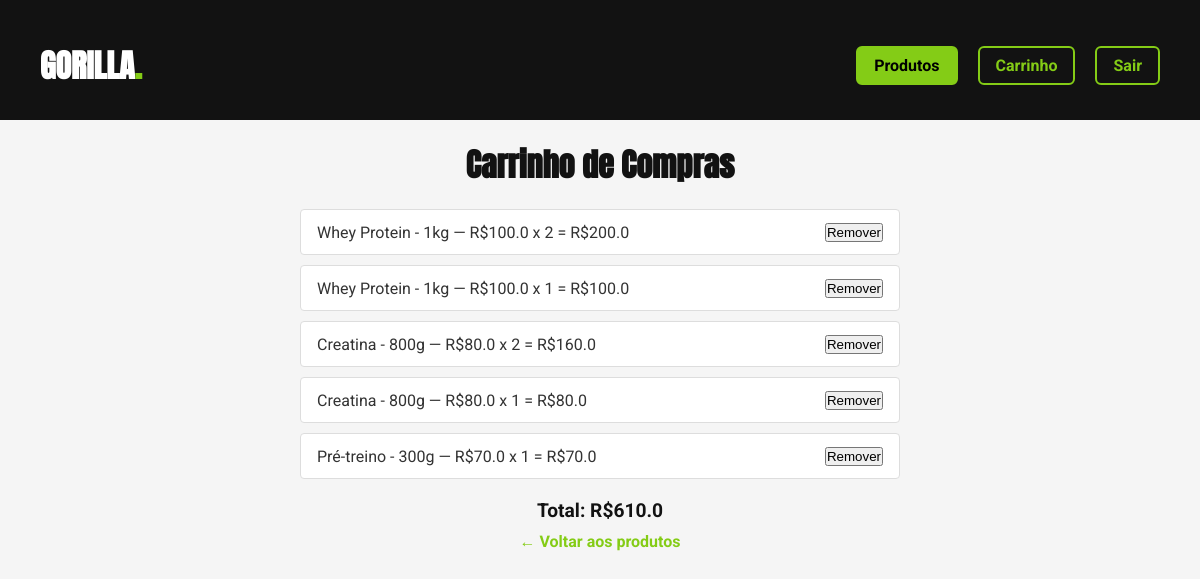
Before: /carrinho (signed in) with the older database file.
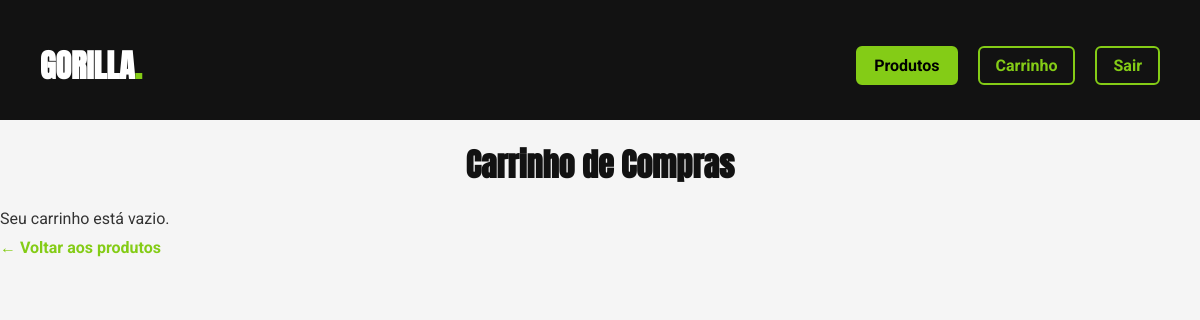
After: the same page with the newer database file.
### tables this page shows
CREATE TABLE carrinho (
    car_id INTEGER PRIMARY KEY AUTOINCREMENT,
    user_id INTEGER,
    prod_id INTEGER, quantidade INTEGER DEFAULT 1,
    FOREIGN KEY (user_id) REFERENCES usuarios(id)
        ON DELETE CASCADE
        ON UPDATE CASCADE,
    FOREIGN KEY (prod_id) REFERENCES produtos (prod_id)
        ON DELETE CASCADE
        ON UPDATE CASCADE
);

CREATE TABLE produtos (
    prod_id INTEGER PRIMARY KEY AUTOINCREMENT,
    prod_nome VARCHAR(255) NOT NULL,
    prod_valor FLOAT NOT NULL
);

### app.py (the view)
@app.route('/carrinho')
def carrinho():
    db = conectar()
    cursor = db.execute('''
        SELECT p.prod_id, p.prod_nome, p.prod_valor, c.quantidade
        FROM carrinho AS c
        INNER JOIN produtos AS p
        ON c.prod_id = p.prod_id
        WHERE c.user_id = ?
    ''', (current_user.id,))
    resultado = cursor.fetchall()
    carrinho_produtos = []  # Lista para armazenar os detalhes do produto
    if resultado:
        for produto in resultado:
            carrinho_produtos.append({
                'id': produto[0],
                'nome': produto[1],
                'preco': produto[2],
                'quantidade': produto[3],
                'subtotal': produto[2] * produto[3]  # Calcula o subtotal
            })
    total = sum(produto['preco'] * produto['quantidade'] for produto in carrinho_produtos)
    return render_template('carrinho.html', carrinho=carrinho_produtos, total=total)

### app.py (called while the page is built)
def conectar():
    return sqlite3.connect(database)

@login_manager.user_loader
def load_user(user_id):
    db = conectar()
    cursor = db.execute('SELECT id, nome, senha FROM usuarios WHERE id = ?', (user_id, ))  # Busca usuário no banco pelo ID
    dados = cursor.fetchone()
    db.close()
    if dados:
        return Usuario(dados[0], dados[1], dados[2])  # Cria objeto usuário para sessão
    return None  # Retorna None se usuário não encontrado

### templates/carrinho.html (shortened to what this page needs)
{%extends 'base.html'%}
{% block conteudo%}
  <link rel="stylesheet" href="{{ url_for('static', filename='css/carrinho.css') }}">
<body>
  <h1>Carrinho de Compras</h1>
  {% if carrinho %}
    <ul>
      {% for item in carrinho %}
        <li>
          {{ item.nome }} — R${{ item.preco }} x {{ item.quantidade }} = R${{ item.subtotal }}
          <form action="{{ url_for('remover') }}" method="post">
            <button type="submit">Remover</button>
          </form>
        </li>
      {% endfor %}
    </ul>
    <div class="capro">
      <p><strong>Total: R${{ total }}</strong></p>
      {% else %}
        <p>Seu carrinho está vazio.</p>
      {% endif %}
      <p><a href="{{ url_for('produto') }}">← Voltar aos produtos</a></p>
  </div>
</body>
</html>
{%endblock%}

### templates/base.html (shortened to what this page needs)
<!DOCTYPE html>
<html lang="pt-br">
<head>
    <link rel="stylesheet" href="{{ url_for('static', filename='css/base.css') }}">
</head>
<body>
    {% include 'partials/navbar.html' %}
    <main>
        {% block conteudo %}{% endblock %}
</body>
</html>

### templates/partials/navbar.html (shortened to what this page needs)
<!DOCTYPE html>
<html lang="pt-br">
<head>
    <link rel="stylesheet" href="{{ url_for('static', filename='css/base.css') }}">
</head>
<body>
    <header>
        <div class="logo">
            <a href="{{ url_for('index') }}">GORILLA<span>.</span></a>
        </div>
        <nav class="navbar">
        <nav class="navbar">
        {% set pagina_atual = request.endpoint %}
        {% if current_user.is_authenticated %}
            {% if pagina_atual != 'index' %}
            <a href="{{ url_for('produto') }}" id="produto">Produtos</a>
            <a href="{{ url_for('carrinho') }}">Carrinho</a>
            {% endif %}
            <a href="{{ url_for('logout') }}">Sair</a>
        {% else %}
            <a href="{{ url_for('login') }}">Login</a>
            <a href="{{ url_for('cadastro') }}">Cadastro</a>
        {% endif %}
</nav>
</nav>
    </header>
</body>
</html>

### static/css/base.css (style rules this page uses)
* { box-sizing: border-box; padding: 0; margin: 0; }
body { height: 100vh; font-family: 'Roboto', sans-serif; }
header { height: 120px; display: flex; justify-content: space-between; align-items: center; padding: 20px 40px; background-color: #121212; }
.logo a { font-family: 'Anton', sans-serif; text-decoration: none; font-size: 2rem; color: white; }
.logo span { color: #84cc16; }
.navbar { display: flex; gap: 20px; }
.navbar a { color: #84cc16; text-decoration: none; font-weight: bold; border: 2px solid #84cc16; padding: 8px 16px; border-radius: 6px; }
#produto, .navbar a:hover { background-color: #84cc16; color: black; }

### static/css/carrinho.css (style rules this page uses)
* { box-sizing: border-box; margin: 0; padding: 0; }
body { font-family: 'Roboto', sans-serif; background-color: #f5f5f5; color: #333; }
h1 { margin-top: 20px; font-family: 'Anton', sans-serif; font-size: 2rem; text-align: center; margin-bottom: 20px; color: #121212; }
a { display: inline-block; color: #84cc16; text-decoration: none; font-weight: bold; margin-top: 10px; }

Changed rows visible on the page:
removed carrinho: nome "Whey Protein - 1kg", preco "100.0", quantidade "2", subtotal "200.0"
removed carrinho: nome "Whey Protein - 1kg", preco "100.0", quantidade "1", subtotal "100.0"
removed carrinho: nome "Creatina - 800g", preco "80.0", quantidade "2", subtotal "160.0"
removed carrinho: nome "Creatina - 800g", preco "80.0", quantidade "1", subtotal "80.0"
removed carrinho: nome "Pré-treino - 300g", preco "70.0", quantidade "1", subtotal "70.0"
Other visible differences:
{{ total }}: "610.0" → (not shown)
text no longer shown: "Total: R$"
text now shown: "Seu carrinho está vazio."
